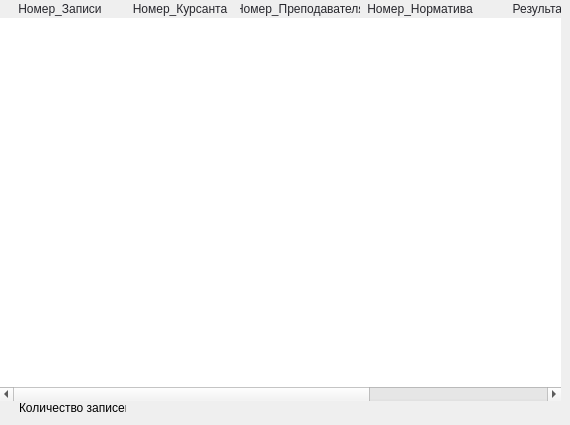
     <widget class="QWidget" name="tab_4">
      <attribute name="title">
       <string>Журнал</string>
      </attribute>
      <widget class="QTableWidget" name="tableWidget_4">
       <property name="geometry">
        <rect>
         <x>0</x>
         <y>0</y>
         <width>561</width>
         <height>401</height>
        </rect>
       </property>
       <property name="styleSheet">
        <string notr="true">QTableWidget {	
background-color: white;
border:none;
selection-background-color:#b3b7c4;}

QHeaderView:section{
font:8pt &quot;Trebuchet MS&quot;;
color:rgb(39,39,45);
border: none;

}
QHeaderView{
background-color: white;
}
</string>
       </property>
       <attribute name="horizontalHeaderDefaultSectionSize">
        <number>120</number>
       </attribute>
       <column>
        <property name="text">
         <string>Номер_Записи</string>
        </property>
       </column>
       <column>
        <property name="text">
         <string>Номер_Курсанта</string>
        </property>
       </column>
       <column>
        <property name="text">
         <string>Номер_Преподавателя</string>
        </property>
       </column>
       <column>
        <property name="text">
         <string>Номер_Норматива</string>
        </property>
       </column>
       <column>
        <property name="text">
         <string>Результат</string>
        </property>
       </column>
       <column>
        <property name="text">
         <string>Оценка</string>
        </property>
       </column>
      </widget>
      <widget class="QLabel" name="label_6">
       <property name="geometry">
        <rect>
         <x>20</x>
         <y>310</y>
         <width>47</width>
         <height>13</height>
        </rect>
       </property>
       <property name="text">
        <string/>
       </property>
      </widget>
      <widget class="QLabel" name="label_32">
       <property name="geometry">
        <rect>
         <x>130</x>
         <y>400</y>
         <width>16</width>
         <height>16</height>
        </rect>
       </property>
       <property name="text">
        <string/>
       </property>
      </widget>
      <widget class="QLabel" name="label_33">
       <property name="geometry">
        <rect>
         <x>19</x>
         <y>400</y>
         <width>107</width>
         <height>16</height>
        </rect>
       </property>
       <property name="text">
        <string>Количество записей:</string>
       </property>
      </widget>
     </widget>
